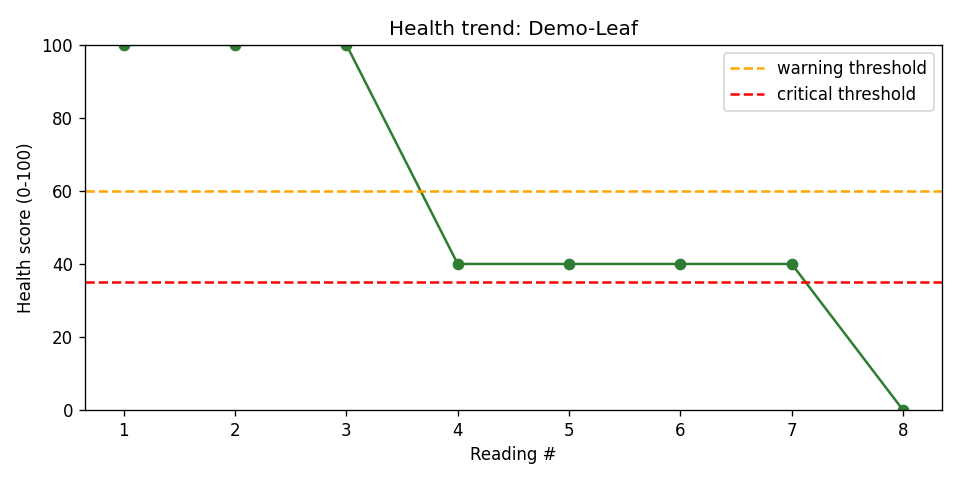
#> input picture data/health_trend.png, 960 x 480 px
$ python main.py --images ../data
#> lines starting #> are read from the running program, lines starting #| are printed output that depends on the picture; after the words box and inside, x2 and y2 are one past the last pixel; in counts of white or black regions, pixels touching at a corner belong together
### src/vision.py
"""
vision.py - Plant health estimation from a single RGB photo, using
classic HSV color thresholding.

IMPORTANT - what this actually is:
This is NOT a trained machine-learning disease classifier. It's a
color-heuristic method: healthy leaf tissue tends to be green, water-
or nutrient-stressed tissue tends to yellow, and dead/diseased tissue
tends to brown. By measuring the proportion of each color band across
the plant pixels in an image, we get a reasonable, cheap proxy for
overall plant health and a rough alert signal -- not a diagnosis of
which disease or deficiency is present. A real diagnostic system
would need a labeled dataset and a trained model (e.g. a CNN) per
crop species.
"""
from dataclasses import dataclass

import numpy as np
from matplotlib.colors import rgb_to_hsv


@dataclass
class HealthMetrics:
    plant_pixel_fraction: float  # fraction of the image classified as plant material
    green_pct: float             # % of plant pixels that look healthy/green
    yellow_pct: float            # % of plant pixels that look yellowing/stressed
    brown_pct: float             # % of plant pixels that look dead/diseased
    health_score: float          # 0-100 heuristic composite score


def compute_health_metrics(image_rgb: np.ndarray) -> HealthMetrics:
    """
    `image_rgb`: HxWx3 uint8 array with values in [0, 255].

    Classifies each pixel by hue/saturation/value into "green",
    "yellow", or "brown" plant-tissue bands (pixels too dark or too
    desaturated to be plant material, e.g. soil or background, are
    excluded from the percentages).
    """
    if image_rgb.dtype != np.float64 and image_rgb.dtype != np.float32:
        rgb_float = image_rgb.astype(np.float64) / 255.0
    else:
        rgb_float = image_rgb

    hsv = rgb_to_hsv(rgb_float)
#> hsv: shape (480, 960, 3) float64; mean of channels 0, 1, 2 0.00317, 0.00982, 0.981
    hue = hsv[..., 0] * 360.0
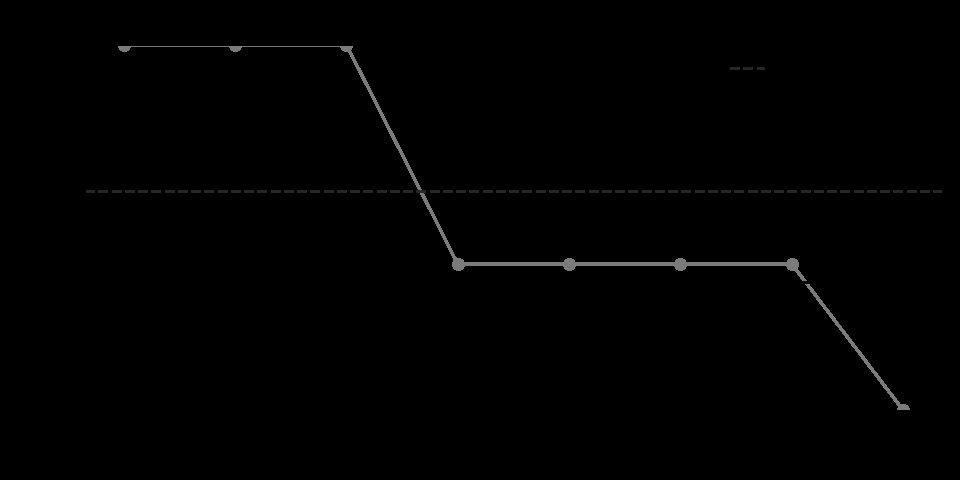
#> hue: shape (480, 960) float64; min 0, max 140, mean 1.1
    sat = hsv[..., 1]
    val = hsv[..., 2]
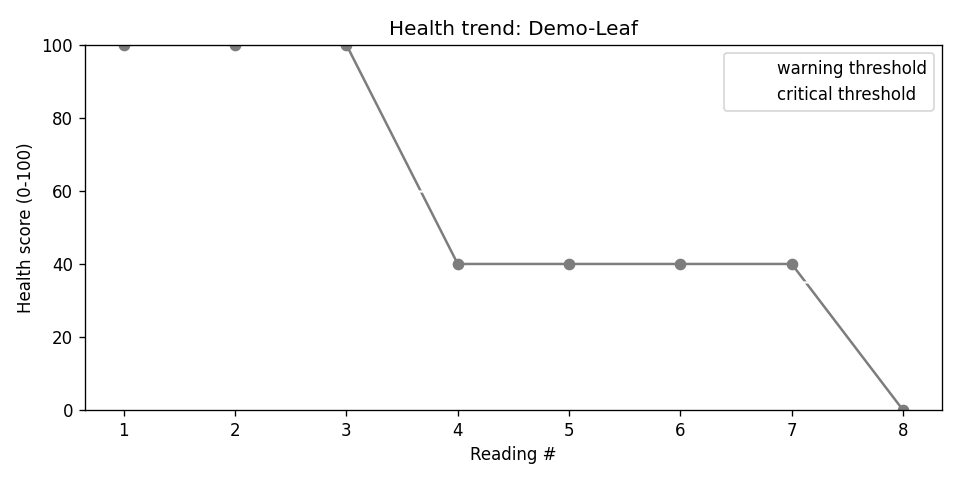
#> val: shape (480, 960) float64; min 0, max 1, mean 0.981

    # Exclude background/soil/shadow: plant tissue is reasonably
    # saturated and not near-black. (Dark soil in typical photos sits
    # around value~0.15-0.18, so we require a bit more brightness
    # than that to avoid misclassifying soil as necrotic tissue.)
    plant_mask = (sat > 0.15) & (val > 0.22)
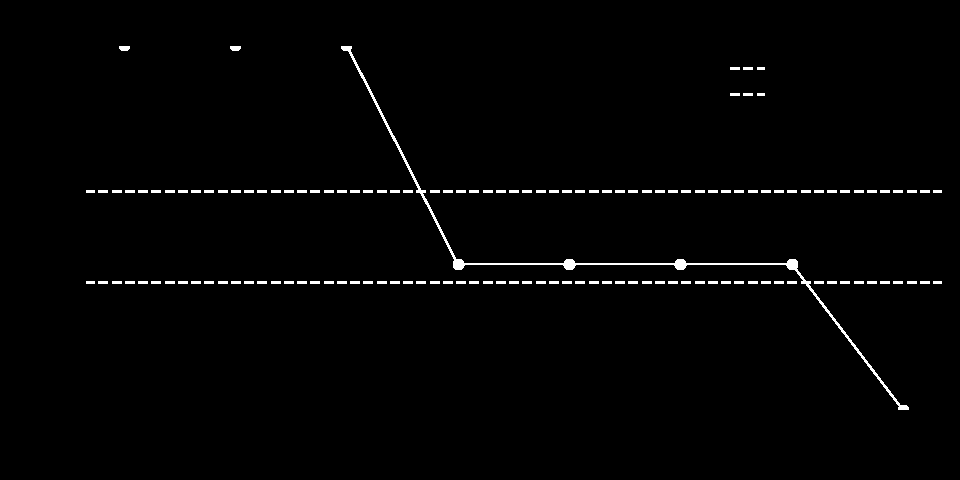
#> plant_mask: shape (480, 960) bool; 1.4% white; 137 white regions, largest, box (x1, y1, x2, y2) and area: (341, 46, 909, 410) 2276, (119, 46, 130, 51) 49, (230, 46, 241, 51) 49
    total_plant = int(np.sum(plant_mask))
#> total_plant = 6370

    if total_plant == 0:
        return HealthMetrics(0.0, 0.0, 0.0, 0.0, 0.0)

    green_mask = plant_mask & (hue >= 70) & (hue <= 170)
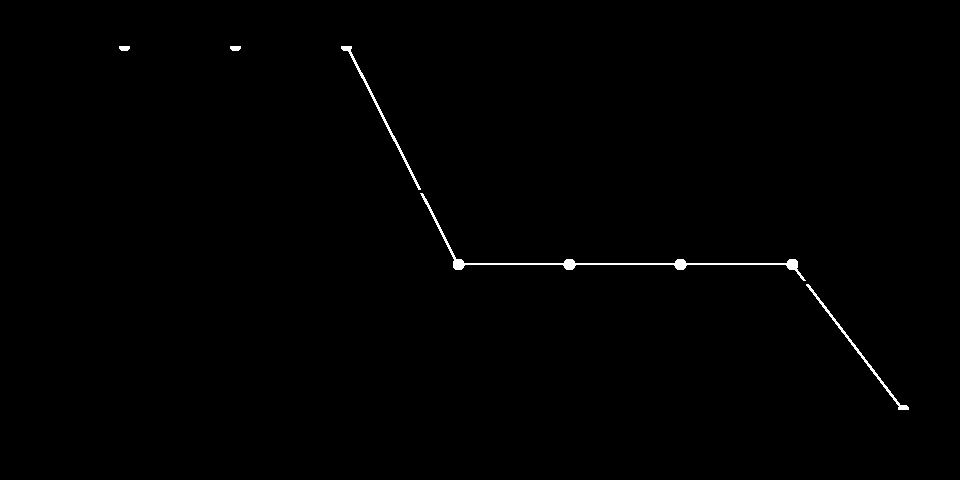
#> green_mask: shape (480, 960) bool; 0.5% white; 5 white regions, box (x1, y1, x2, y2) and area: (420, 193, 806, 281) 1283, (341, 46, 421, 190) 473, (806, 284, 909, 410) 460, (119, 46, 130, 51) 49, (230, 46, 241, 51) 49
    yellow_mask = plant_mask & (hue >= 35) & (hue < 70)
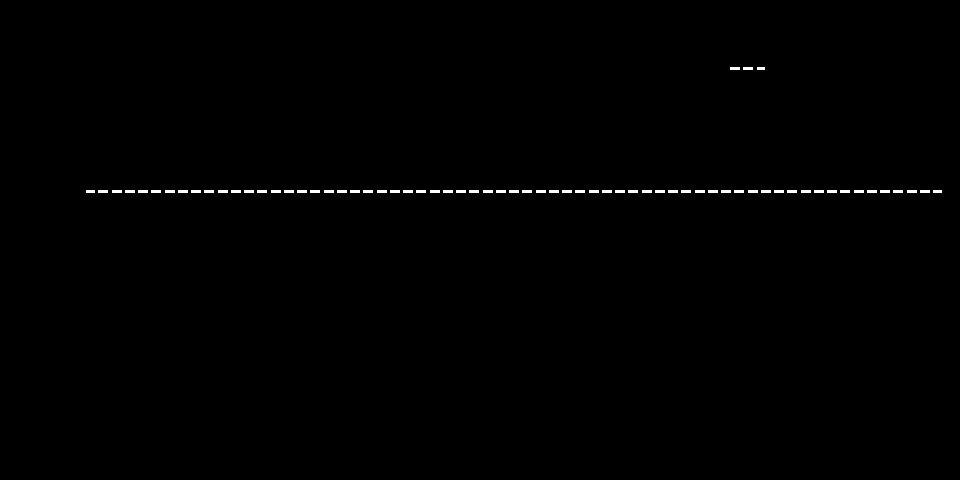
#> yellow_mask: shape (480, 960) bool; 0.44% white; 68 white regions, largest, box (x1, y1, x2, y2) and area: (730, 67, 740, 70) 30, (743, 67, 753, 70) 30, (98, 190, 108, 193) 30
    # "Brown" here means low-value (dark), low-saturation-ish reddish
    # or orange hues -- typical of necrotic/dead tissue.
    brown_mask = plant_mask & (val < 0.55) & (
        (hue < 35) | (hue > 300)
    )
#> brown_mask: shape (480, 960) bool; every value is 0

    green_pct = float(np.sum(green_mask)) / total_plant * 100.0
#> green_pct = 36.33
    yellow_pct = float(np.sum(yellow_mask)) / total_plant * 100.0
#> yellow_pct = 31.84
    brown_pct = float(np.sum(brown_mask)) / total_plant * 100.0
#> brown_pct = 0

    # Heuristic composite: green tissue contributes fully, yellow
    # tissue (mild/early stress) contributes partially, brown tissue
    # (necrotic/dead) is penalized heavily. E.g. a fully yellow plant
    # scores as "moderately stressed" rather than "as dead as a fully
    # brown one" -- yellowing and browning are different severities.
    raw_score = green_pct + 0.4 * yellow_pct - 0.6 * brown_pct
#> raw_score = 49.06
    health_score = float(np.clip(raw_score, 0.0, 100.0))
#> health_score = 49.06
#| health_trend.png: health=49.1 green=36.3% yellow=31.8% brown=0.0%

    return HealthMetrics(
        plant_pixel_fraction=total_plant / image_rgb.shape[0] / image_rgb.shape[1],
        green_pct=green_pct,
        yellow_pct=yellow_pct,
        brown_pct=brown_pct,
        health_score=health_score,
    )


# [18 lines left out: function annotate_stress_regions, not called in this run]

### src/report.py
"""
report.py - Text summaries and a trend chart for a PlantMonitor's history.
"""
import matplotlib.pyplot as plt

from plant import PlantMonitor


def generate_text_report(monitor: PlantMonitor) -> str:
    lines = [f"=== Health report: {monitor.name} ===", ""]

    if not monitor.history:
        lines.append("No readings recorded yet.")
        return "\n".join(lines)

    latest = monitor.latest()
    lines.append(f"Readings recorded: {len(monitor.history)}")
    lines.append(f"Latest reading ({latest.source or 'unnamed'}):")
    lines.append(f"  Health score : {latest.metrics.health_score:.1f} / 100")
    lines.append(f"  Green tissue : {latest.metrics.green_pct:.1f}%")
    lines.append(f"  Yellow tissue: {latest.metrics.yellow_pct:.1f}%")
    lines.append(f"  Brown tissue : {latest.metrics.brown_pct:.1f}%")
    lines.append("")

    if monitor.alerts:
        lines.append(f"Alerts ({len(monitor.alerts)}):")
        for alert in monitor.alerts[-10:]:
            lines.append(f"  [{alert.severity.upper()}] {alert.timestamp:%Y-%m-%d %H:%M} - {alert.message}")
#> after the loop, lines = 11 items, first 6: '=== Health report: Plant-1 ===', '', 'Readings recorded: 1', 'Latest reading (health_trend.png):', '  Health score : 49.1 / 100', '  Green tissue : 36.3%'
    else:
        lines.append("Alerts: none")

    return "\n".join(lines)


def plot_health_trend(monitor: PlantMonitor, out_path: str) -> None:
#> called with out_path = '../data/health_trend.png'
    scores = monitor.trend()
#> scores = [49.06]
    if not scores:
        return

    fig, ax = plt.subplots(figsize=(8, 4))
    ax.plot(range(1, len(scores) + 1), scores, marker="o", color="#2e7d32")
    ax.axhline(monitor.warning_score, color="orange", linestyle="--", label="warning threshold")
    ax.axhline(monitor.critical_score, color="red", linestyle="--", label="critical threshold")
    ax.set_xlabel("Reading #")
    ax.set_ylabel("Health score (0-100)")
    ax.set_title(f"Health trend: {monitor.name}")
    ax.set_ylim(0, 100)
    ax.legend()
    fig.tight_layout()
    fig.savefig(out_path, dpi=120)
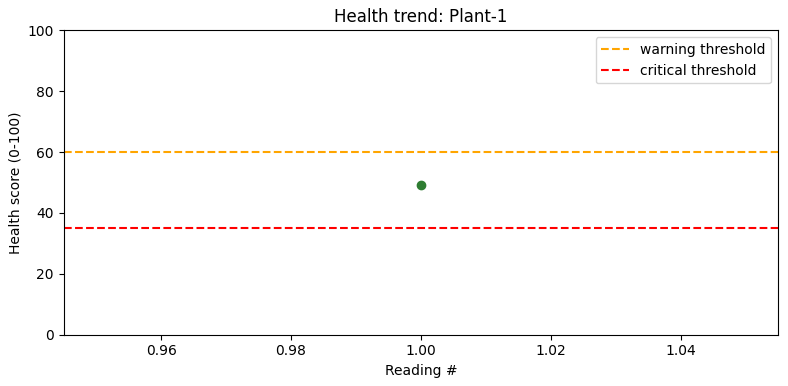
#> figure drawn by matplotlib, 1 panel
    plt.close(fig)

### src/plant.py
"""
plant.py - Tracks a single plant's health over a series of readings
(photos), and raises simple threshold-based alerts.
"""
from dataclasses import dataclass, field
from datetime import datetime
from typing import List, Optional

from vision import compute_health_metrics, HealthMetrics


@dataclass
class Reading:
    timestamp: datetime
    metrics: HealthMetrics
    source: str  # e.g. filename the reading came from


@dataclass
class Alert:
    timestamp: datetime
    message: str
    severity: str  # "warning" | "critical"


class PlantMonitor:
    """
    Accumulates readings for one plant and flags simple, explainable
    alerts: a low health score, or a sudden jump in brown/necrotic
    tissue between consecutive readings.
    """

    def __init__(self, name: str,
                 warning_score: float = 60.0,
                 critical_score: float = 35.0,
                 brown_jump_threshold: float = 10.0):
        self.name = name
        self.warning_score = warning_score
        self.critical_score = critical_score
        self.brown_jump_threshold = brown_jump_threshold

        self.history: List[Reading] = []
        self.alerts: List[Alert] = []

    def add_reading(self, image_rgb, source: str = "", timestamp: Optional[datetime] = None) -> Reading:
        metrics = compute_health_metrics(image_rgb)
        reading = Reading(
            timestamp=timestamp or datetime.now(),
            metrics=metrics,
            source=source,
        )
        self._check_alerts(reading)
        self.history.append(reading)
        return reading

    def _check_alerts(self, reading: Reading) -> None:
        score = reading.metrics.health_score

        if score < self.critical_score:
            self.alerts.append(Alert(
                timestamp=reading.timestamp,
                message=f"{self.name}: health score critically low ({score:.1f})",
                severity="critical",
            ))
        elif score < self.warning_score:
            self.alerts.append(Alert(
                timestamp=reading.timestamp,
                message=f"{self.name}: health score below warning threshold ({score:.1f})",
                severity="warning",
            ))

        if self.history:
            prev_brown = self.history[-1].metrics.brown_pct
            delta = reading.metrics.brown_pct - prev_brown
            if delta >= self.brown_jump_threshold:
                self.alerts.append(Alert(
                    timestamp=reading.timestamp,
                    message=(
                        f"{self.name}: necrotic/brown tissue increased by "
                        f"{delta:.1f} percentage points since the last reading"
                    ),
                    severity="warning",
                ))

    def latest(self) -> Optional[Reading]:
        return self.history[-1] if self.history else None

    def trend(self) -> List[float]:
        """Health score over time, oldest first."""
        return [r.metrics.health_score for r in self.history]

### src/main.py
"""
main.py - CLI entry point: processes a folder of plant photos in
chronological order (by filename) and produces a health report + trend chart.

Usage:
    python main.py --images ../data/demo_images --name "Tomato-1"
"""
import argparse
import glob
import os

import numpy as np
from PIL import Image

from plant import PlantMonitor
from report import generate_text_report, plot_health_trend


def load_image_rgb(path: str) -> np.ndarray:
    img = Image.open(path).convert("RGB")
    return np.array(img)


def main():
    parser = argparse.ArgumentParser(description="Plant health monitor from photos.")
    parser.add_argument("--images", required=True, help="Folder of photos, processed in filename order.")
    parser.add_argument("--name", default="Plant-1", help="Name/label for this plant.")
    parser.add_argument("--out", default="../data/health_trend.png", help="Where to save the trend chart.")
    args = parser.parse_args()

    image_paths = sorted(glob.glob(os.path.join(args.images, "*.png")) +
                          glob.glob(os.path.join(args.images, "*.jpg")))
    if not image_paths:
        print(f"No images found in {args.images}")
        return

    monitor = PlantMonitor(name=args.name)

    for path in image_paths:
        image_rgb = load_image_rgb(path)
        reading = monitor.add_reading(image_rgb, source=os.path.basename(path))
        print(f"{os.path.basename(path)}: health={reading.metrics.health_score:.1f} "
              f"green={reading.metrics.green_pct:.1f}% "
              f"yellow={reading.metrics.yellow_pct:.1f}% "
              f"brown={reading.metrics.brown_pct:.1f}%")

    print()
    print(generate_text_report(monitor))

    plot_health_trend(monitor, args.out)
    print(f"\nTrend chart saved to {args.out}")


if __name__ == "__main__":
    main()
